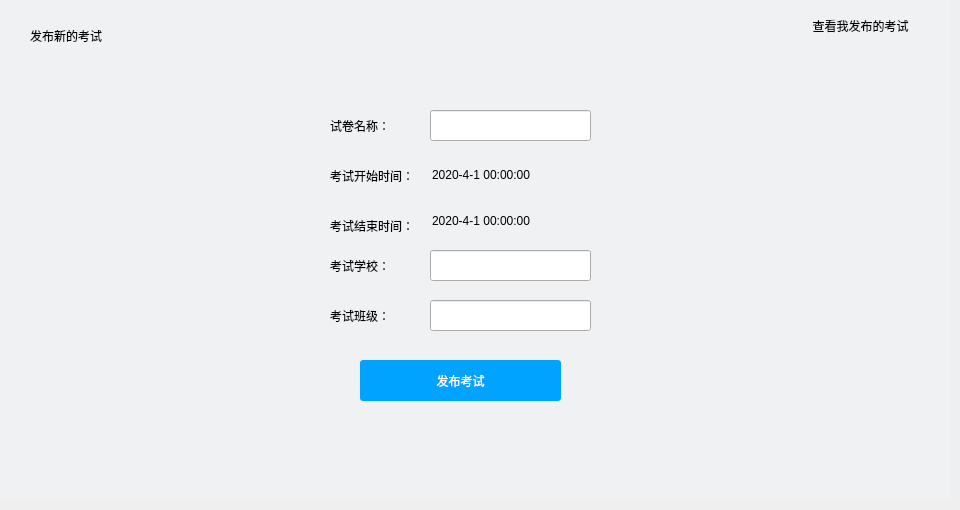
   <widget class="QWidget" name="tab_2">
    <attribute name="title">
     <string>发布考试</string>
    </attribute>
    <widget class="QPushButton" name="btnStartExam">
     <property name="geometry">
      <rect>
       <x>360</x>
       <y>360</y>
       <width>201</width>
       <height>41</height>
      </rect>
     </property>
     <property name="styleSheet">
      <string notr="true">QPushButton{
    border:none;
	font: 12pt &quot;黑体&quot;;
	background-color: rgb(0, 163, 255);
    border-radius:3px;
    color:white;
}
QPushButton:hover{
	background-color: rgb(60, 182, 251);
}</string>
     </property>
     <property name="text">
      <string>发布考试</string>
     </property>
    </widget>
    <widget class="QLabel" name="label_53">
     <property name="geometry">
      <rect>
       <x>330</x>
       <y>250</y>
       <width>61</width>
       <height>31</height>
      </rect>
     </property>
     <property name="styleSheet">
      <string notr="true">font: 10pt &quot;黑体&quot;;</string>
     </property>
     <property name="text">
      <string>考试学校：</string>
     </property>
    </widget>
    <widget class="QLabel" name="label_66">
     <property name="geometry">
      <rect>
       <x>330</x>
       <y>110</y>
       <width>91</width>
       <height>31</height>
      </rect>
     </property>
     <property name="styleSheet">
      <string notr="true">font: 10pt &quot;黑体&quot;;</string>
     </property>
     <property name="text">
      <string>试卷名称：</string>
     </property>
    </widget>
    <widget class="QLabel" name="label_67">
     <property name="geometry">
      <rect>
       <x>330</x>
       <y>300</y>
       <width>61</width>
       <height>31</height>
      </rect>
     </property>
     <property name="styleSheet">
      <string notr="true">font: 10pt &quot;黑体&quot;;</string>
     </property>
     <property name="text">
      <string>考试班级：</string>
     </property>
    </widget>
    <widget class="QLabel" name="label_70">
     <property name="geometry">
      <rect>
       <x>330</x>
       <y>160</y>
       <width>91</width>
       <height>31</height>
      </rect>
     </property>
     <property name="styleSheet">
      <string notr="true">font: 10pt &quot;黑体&quot;;</string>
     </property>
     <property name="text">
      <string>考试开始时间：</string>
     </property>
    </widget>
    <widget class="QLabel" name="label_71">
     <property name="geometry">
      <rect>
       <x>30</x>
       <y>10</y>
       <width>161</width>
       <height>51</height>
      </rect>
     </property>
     <property name="styleSheet">
      <string notr="true">font: 18pt &quot;黑体&quot;;</string>
     </property>
     <property name="text">
      <string>发布新的考试</string>
     </property>
    </widget>
    <widget class="QLineEdit" name="leSchool">
     <property name="geometry">
      <rect>
       <x>430</x>
       <y>250</y>
       <width>161</width>
       <height>31</height>
      </rect>
     </property>
     <property name="styleSheet">
      <string notr="true">border-color: rgb(85, 255, 127);
font: 11pt &quot;黑体&quot;;</string>
     </property>
    </widget>
    <widget class="QLabel" name="label_72">
     <property name="geometry">
      <rect>
       <x>330</x>
       <y>210</y>
       <width>91</width>
       <height>31</height>
      </rect>
     </property>
     <property name="styleSheet">
      <string notr="true">font: 10pt &quot;黑体&quot;;</string>
     </property>
     <property name="text">
      <string>考试结束时间：</string>
     </property>
    </widget>
    <widget class="QLineEdit" name="leClassId">
     <property name="geometry">
      <rect>
       <x>430</x>
       <y>300</y>
       <width>161</width>
       <height>31</height>
      </rect>
     </property>
     <property name="styleSheet">
      <string notr="true">border-color: rgb(85, 255, 127);
font: 11pt &quot;黑体&quot;;</string>
     </property>
    </widget>
    <widget class="QLineEdit" name="leExamid">
     <property name="geometry">
      <rect>
       <x>430</x>
       <y>110</y>
       <width>161</width>
       <height>31</height>
      </rect>
     </property>
     <property name="styleSheet">
      <string notr="true">border-color: rgb(85, 255, 127);
font: 11pt &quot;黑体&quot;;</string>
     </property>
    </widget>
    <widget class="QDateTimeEdit" name="dateTimeEditStart">
     <property name="geometry">
      <rect>
       <x>430</x>
       <y>164</y>
       <width>194</width>
       <height>22</height>
      </rect>
     </property>
     <property name="styleSheet">
      <string notr="true">QDateTimeEdit::up-button
{
	width:0px;
}
QDateTimeEdit::down-button
{
	width:0px;
}
QDateTimeEdit
{
border:none;
font: 11pt &quot;黑体&quot;;
background:transparent;
}</string>
     </property>
     <property name="dateTime">
      <datetime>
       <hour>0</hour>
       <minute>0</minute>
       <second>0</second>
       <year>2020</year>
       <month>4</month>
       <day>1</day>
      </datetime>
     </property>
     <property name="displayFormat">
      <string>yyyy-M-d HH:mm:ss</string>
     </property>
    </widget>
    <widget class="QDateTimeEdit" name="dateTimeEditStop">
     <property name="geometry">
      <rect>
       <x>430</x>
       <y>210</y>
       <width>194</width>
       <height>22</height>
      </rect>
     </property>
     <property name="styleSheet">
      <string notr="true">QDateTimeEdit::up-button
{
	width:0px;
}
QDateTimeEdit::down-button
{
	width:0px;
}
QDateTimeEdit
{
border:none;
font: 11pt &quot;黑体&quot;;
background:transparent;
}</string>
     </property>
     <property name="dateTime">
      <datetime>
       <hour>0</hour>
       <minute>0</minute>
       <second>0</second>
       <year>2020</year>
       <month>4</month>
       <day>1</day>
      </datetime>
     </property>
     <property name="displayFormat">
      <string>yyyy-M-d HH:mm:ss</string>
     </property>
    </widget>
    <widget class="QPushButton" name="btnStartExam_2">
     <property name="geometry">
      <rect>
       <x>790</x>
       <y>10</y>
       <width>141</width>
       <height>31</height>
      </rect>
     </property>
     <property name="styleSheet">
      <string notr="true">QPushButton{
    border:none;
	font: 11pt &quot;黑体&quot;;
}
QPushButton:hover{
	text-decoration: underline;
}</string>
     </property>
     <property name="text">
      <string>查看我发布的考试</string>
     </property>
    </widget>
    <widget class="QLabel" name="label_51">
     <property name="geometry">
      <rect>
       <x>0</x>
       <y>0</y>
       <width>951</width>
       <height>501</height>
      </rect>
     </property>
     <property name="styleSheet">
      <string notr="true">background-color: rgb(240, 241, 242);</string>
     </property>
     <property name="text">
      <string/>
     </property>
    </widget>
    <zorder>label_51</zorder>
    <zorder>btnStartExam</zorder>
    <zorder>label_53</zorder>
    <zorder>label_66</zorder>
    <zorder>label_67</zorder>
    <zorder>label_70</zorder>
    <zorder>label_71</zorder>
    <zorder>leSchool</zorder>
    <zorder>label_72</zorder>
    <zorder>leClassId</zorder>
    <zorder>leExamid</zorder>
    <zorder>dateTimeEditStart</zorder>
    <zorder>dateTimeEditStop</zorder>
    <zorder>btnStartExam_2</zorder>
   </widget>
